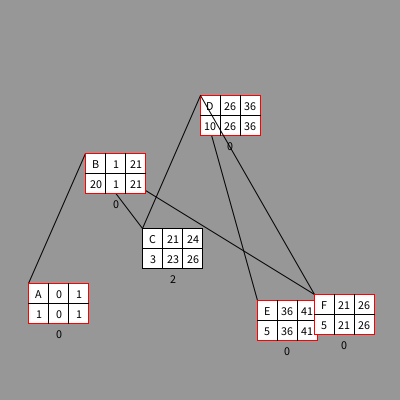
Frame 1 (no input)
Frame 60 (the mouse pressed at the canvas centre just before this capture): identical to frame 1, image omitted
Frame 120 (the mouse held since frame 60 and released just before this capture): identical to frame 1, image omitted

The Processing sketch that drew this single still picture (run headless with seeded random() and noise(); from frame 60 on, the mouse is pressed at the canvas centre):

// Processing sketch: Netzplan
// ── Netzplan.pde

HashMap<String, Node> Data = new HashMap<String, Node>();
PVector mousePos;

void setup() {
  size(400, 400);
  randomSeed(6);
  textAlign(CENTER, CENTER);

  Data.put("A", new Node("A", "B", 1));
  Data.put("B", new Node("B", "C,F", 20));
  Data.put("C", new Node("C", "D", 3));
  Data.put("D", new Node("D", "E", 10));
  Data.put("E", new Node("E", "", 5));
  Data.put("F", new Node("F", "D", 5));





  Graph G=new Graph(Data);
}

void draw() {
  background(151);
  mousePos=new PVector(mouseX, mouseY);
  for (String key : Data.keySet()) {
    Node D= Data.get(key);
    D.show();
    D.move();
  }
}



void mousePressed() {
  for (String key : Data.keySet()) {
    Node D= Data.get(key);
    if (D.pos.dist(mousePos)<10) {
      D.selected=!D.selected;
    }
  }
}

// ── Algorithms.pde

ArrayList<Node> BreadthFirstSearch(Node start) {
  ArrayList<Node> queue=new ArrayList();
  ArrayList<Node> out=new ArrayList();

  start.discovered=true;
  queue.add(start);
  out.add(start);

  while (queue.size()>0) {
    Node v=queue.get(0);
    queue.remove(0);

    for (Node w : v.outputs) {
      if (!w.discovered) {
        w.discovered=true;
        queue.add(w);
        out.add(w);
      }
    }
  }

  for (Node N : out) {
    N.discovered=false;
  }

  return out;
}

// ── Data.pde

import java.util.Map;
import java.util.Arrays;
import java.util.Collections;

class Node {
  String name;
  ArrayList<String> children;

  boolean selected;

  ArrayList<Node> outputs=new ArrayList();
  ArrayList<Node> inputs=new ArrayList();

  PVector pos=new PVector();

  float val;

  float FAT=0;
  float FET=0;
  float SAT=0;
  float SET=0;
  float Puffer;

  boolean discovered;



  Node (String name, String prev, int val) {
    this.name=name;
    this.val=val;
    this.children=new ArrayList<String>(Arrays.asList(prev.split(",")));
  }


  void show() {
    connect();
    fill(255);
    stroke(0);
    if (Puffer==0) {
      stroke(255, 0, 0);
    }
    rect(pos.x, pos.y, 60, 40);
    stroke(0);
    line(pos.x, pos.y+20, pos.x+60, pos.y+20);
    line(pos.x+20, pos.y, pos.x+20, pos.y+40);
    line(pos.x+40, pos.y, pos.x+40, pos.y+40);

    fill(0);
    text(name, pos.x+10, pos.y+10);
    text(round(val), pos.x+10, pos.y+30);
    text(round(FAT), pos.x+30, pos.y+10);
    text(round(FET), pos.x+50, pos.y+10);
    text(round(SAT), pos.x+30, pos.y+30);
    text(round(SET), pos.x+50, pos.y+30);
    text(round(Puffer), pos.x+30, pos.y+50);
  }

  void connect() {

    for (Node N : outputs) {
      line(pos.x, pos.y, N.pos.x, N.pos.y);
    }
  }

  void move() {
    if (selected) {
      pos.set(mousePos);
    }
  }
}



class Graph {
  HashMap<String, Node> Data;

  Graph(HashMap Data) {
    this.Data=Data;

    setPos();
    connect();
    forward();
    backward();
  }

  void connect() {
    for (String key1 : Data.keySet()) {
      Node D=Data.get(key1);
      for (String key2 : D.children) {
        if (!key2.equals("")) {
          Node O=Data.get(key2);
          D.outputs.add(O);
          O.inputs.add(D);
        }
      }
    }
  }

  void forward() {
    ArrayList<Node> test=BreadthFirstSearch(Data.get("A"));

    for (Node N : test) {

      if (N.inputs.size()>0) {
        N.FAT=-100000000; //-infinity
        for (Node prev : N.inputs) {
          N.FAT=max(prev.FET, N.FAT);
        }
        N.FET=N.FAT+N.val;
      } else {
        N.FAT=0;
        N.FET=N.val;
      }
    }
  }

  void backward() {
    ArrayList<Node> test=BreadthFirstSearch(Data.get("A"));

    for (int i=test.size()-1; i>=0; i--) {
      Node N =test.get(i);


      if (N.outputs.size()>0) {
        N.SET=100000000; //infinity
        for (Node child : N.outputs) {
          N.SET=min(child.SAT, N.SET);
        }
        N.SAT=N.SET-N.val;

        N.Puffer=N.SAT-N.FAT;
      } else {
        N.SAT=N.FAT;
        N.SET=N.FET;
      }
    }
  }
}




void setPos() {
  int size= Data.size()+1; 
  int i=0;
  for (String key1 : Data.keySet()) {
    Node D=Data.get(key1);
    D.pos.x=width*(i+0.5)/size;
    D.pos.y=random(20, height-20);
    i++;
  }
}
